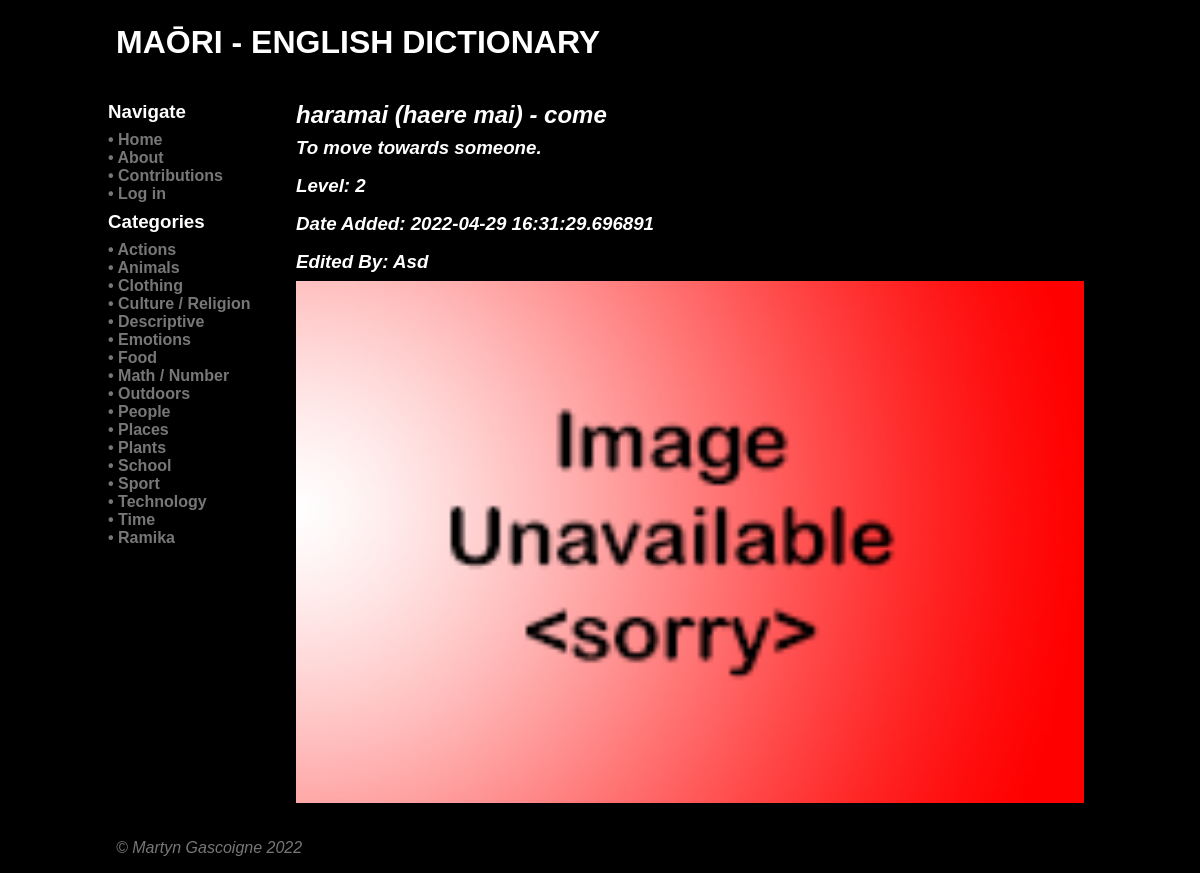
The app's page /word/1 with its own data.
### tables this page shows
CREATE TABLE category
(
    id          integer
        constraint category_pk
            primary key autoincrement,
    name        varchar(80),
    description varchar(600),
    timestamp   datetime
, user_created boolean);

CREATE TABLE "word"
(
	id integer
		constraint word_pk
			primary key autoincrement,
	name varchar(80),
	description varchar(600),
	author integer
		constraint word_user_id_fk
			references user,
	timestamp datetime,
	maori varchar(128),
	image varchar,
	level integer
);

CREATE TABLE user
(
    id       integer
        constraint user_pk
            primary key autoincrement,
    username varchar(32)
, password varchar(80), email varchar(128), teacher boolean);

### app.py (the view)
@app.route('/word/<word>', methods=["POST", "GET"])
def render_word_page(word):
    con = create_connection(DB_NAME)
    query = "SELECT * FROM word WHERE id=?"
    cur = con.cursor()
    cur.execute(query, (word,))
    word_data = cur.fetchall()
    if request.method == "POST":
        if not is_logged_in():
            return redirect('/?error=Not+logged+in')
        if not is_teacher():
            return redirect('/?error=No+permission')
        if request.method == "POST":
            word_name = request.form['word_name'].strip()
            word_maori = request.form['word_maori'].strip()
            word_desc = request.form['word_desc'].strip()
            word_level = max(0, min(10, int(request.form['word_level'])))
            userid = session['userid']
            timestamp = datetime.now()
            if (word_name != word_data[0][1]) or (word_maori != word_data[0][5]) \
                    or (word_desc != word_data[0][2]) or (word_level != word_data[0][7]):
                query = "UPDATE word SET name=?,description=?,author=?,timestamp=?,maori=?,level=? WHERE id=?"
                cur = con.cursor()
                cur.execute(query, (word_name, word_desc, userid, timestamp, word_maori, word_level, word))
                con.commit()
            con.close()
            return redirect('/word/' + str(word))
    else:
        if not word_data:
            return redirect('/?error=No+such+word')
        user_id = word_data[0][3]
        query = "SELECT * FROM user WHERE id=?"
        cur = con.cursor()
        cur.execute(query, (user_id,))
        users = cur.fetchall()
        con.close()
    return render_template('word.html', passed_word=word_data, category_list=find_categories(),
                           logged_in=is_logged_in(), user_account=my_account(), teacher=is_teacher(), user_data=users)

### app.py (called while the page is built)
def create_connection(db_file):
    try:
        connection = sqlite3.connect(db_file)
        connection.execute('pragma foreign_keys=ON')
        return connection
    except Error as e:
        print(e)
    return None

def find_categories():
    con = create_connection(DB_NAME)
    query = "SELECT id, name, description FROM category"
    cur = con.cursor()
    cur.execute(query)
    found_categories = cur.fetchall()
    con.close()
    return found_categories

def my_account():
    if session.get('userid') is None:
        return False
    else:
        return session.get('userid')

def is_logged_in():
    if session.get('email') is None:
        print('Not logged in')
        return False
    else:
        print('Logged in')
        return True

def is_teacher():
    if not is_logged_in() or (session.get('teacher') is None or 0):
        print('Not teacher')
        return False
    else:
        print('Is teacher')
        return True

### templates/word.html (shortened to what this page needs)
{% extends 'base.html' %}
{% block heading %}Maōri - English Dictionary{% endblock %}
{% block main %}
<div class="category-description">
    <h2>{{ passed_word[0][5] }} - {{ passed_word[0][1] }}
    <h3>{{ passed_word[0][2] }}</h3>
    <h3>Level: {{ passed_word[0][7] }}</h3>
    <h3>Date Added: {{ passed_word[0][4] }}</h3>
    <h3>Edited By: {{ user_data[0][1] }}</h3>
    <img src="/static/images/{{ passed_word[0][6] }}">
</div>
{% endblock %}

### templates/base.html (shortened to what this page needs)
<!doctype html>
<html lang="en">
<head>
	<link href="{{ url_for('static', filename='css/style.css') }}" rel="stylesheet">
</head>
<body>
	<div id="container">
		<header>
			<h1>{% block heading %}{% endblock %}</h1>
		</header>
		<nav>
            <div class="category-box">
                <h3>Navigate</h3>
                <h4><a href="\">• Home</a></h4>
                <h4><a href="\about">• About</a></h4>
                <h4><a href="\contributions">• Contributions</a></h4>
                {% if not logged_in %}<h4><a href="\login">• Log in</a></h4>
                {% else %}
                    <h4><a href="\account\{{ user_account }}">• Account</a></h4>
                    <h4><a href="\logout">• Log out</a></h4>
                {% endif %}
                <h3>Categories
                </h3>
            </div>
            {% for category in category_list %}
            <div class="category-box">
                <h4><a href="/category/{{ category[0] }}">• {{ category[1] }}</a></h4>
            </div>
            {% endfor %}
		</nav>
		<main>
            {% block main%}{% endblock %}
        </main>
		<footer class="footer">
            <a href="https://github.com/Galvin-X/Translator" target="_blank">&copy; Martyn Gascoigne 2022</a>
		</footer>
	</div>
</body>
</html>

### static/css/style.css (style rules this page uses)
* { font-family: "Microsoft Tai Le", sans-serif; margin: 0; padding: 0; box-sizing: border-box; background-color: #000; }
#container { display: grid; grid-template-columns: 75px auto; grid-template-areas: 'nav header' 'main main' 'footer footer'; }
header { grid-area: header; background-color: #000; padding: 1rem; }
nav { grid-area: nav; }
main { grid-area: main; padding: 1rem; background-color: #edd; }
h1 { padding: 0.5rem 0; color: #fff; text-transform: uppercase; }
h2, h3 { padding: 0.5rem 0; color: #fff; }
h4 { padding: 0rem 0; }
a { color: white; text-decoration: none; }
img { width: 100%; }
footer { grid-area: footer; padding: 1rem; background-color: #000; }
.category-description { font-style: italic; }
.category-description h2 { padding: 0rem 0; color: #fff; }
.category-description h3 { padding: 0.5rem 0; color: #fff; }
.category-box { font-style: normal; }
.category-box a { color: #777777; text-decoration: none; }
.footer { font-style: italic; color: #777777; }
.footer a { color: #777777; text-decoration: none; }
@media only screen and (min-width: 768px) { #container { grid-template-columns: 180px auto; grid-template-areas: 'header header' 'nav main' 'footer footer'; } }
@media only screen and (min-width: 768px) { nav { background: #000; padding: 0.5rem; } }
@media only screen and (min-width: 768px) { nav a { color: #777777; text-decoration: none; } }
@media only screen and (min-width: 768px) { main { background-color: #000; } }
@media only screen and (min-width: 1000px) { #container { width: 1000px; margin: auto; } }

### records on screen
category: name "Actions"
category: name "Animals"
category: name "Clothing"
category: name "Culture / Religion"
category: name "Descriptive"
category: name "Emotions"
category: name "Food"
category: name "Math / Number"
category: name "Outdoors"
category: name "People"
category: name "Places"
category: name "Plants"
category: name "School"
category: name "Sport"
category: name "Technology"
category: name "Time"
category: name "Ramika"
word: maori "haramai (haere mai)", name "come", description "To move towards someone.", level "2", timestamp "2022-04-29 16:31:29.696891", image (placeholder picture)
user: username "Asd"
